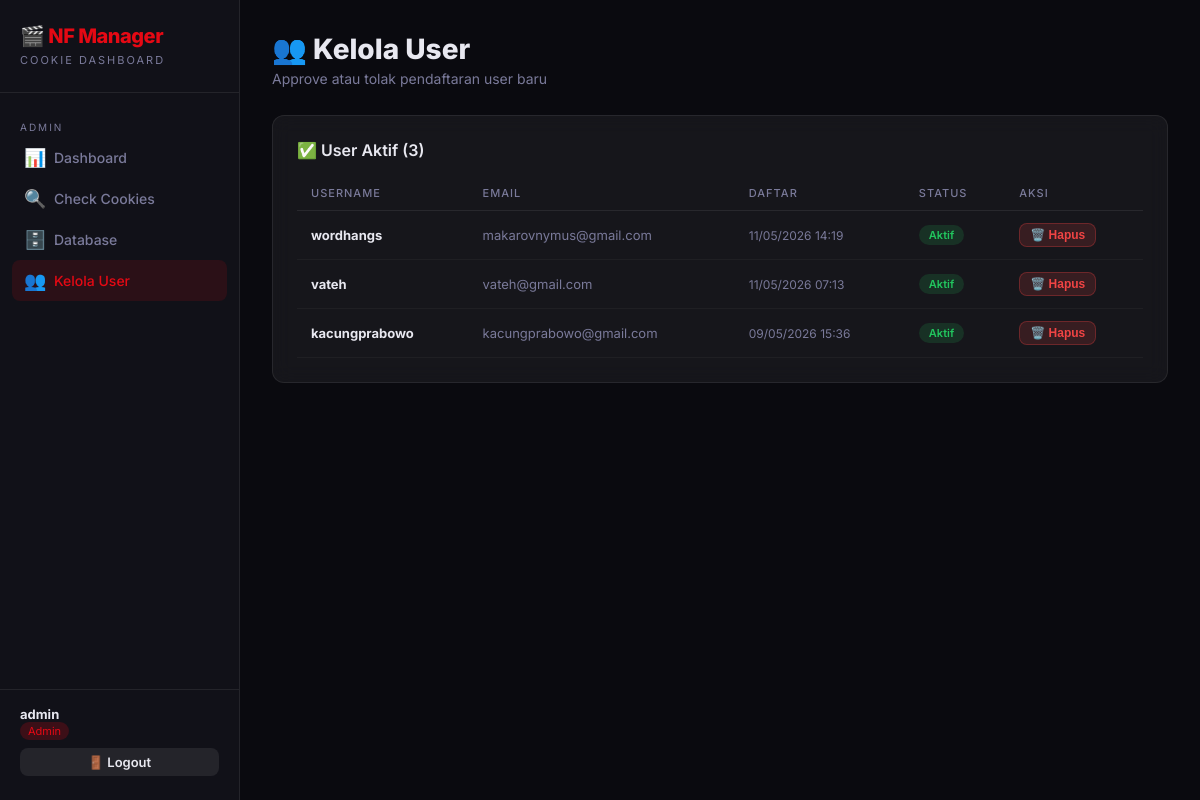
Page /admin/users (signed in) on the committed database.
### app/models.py (models this page shows)
class User(UserMixin, db.Model):
    __tablename__ = 'users'
    id = db.Column(db.Integer, primary_key=True)
    username = db.Column(db.String(80), unique=True, nullable=False)
    email = db.Column(db.String(120), unique=True, nullable=False)
    password_hash = db.Column(db.String(256), nullable=False)
    is_admin = db.Column(db.Boolean, default=False)
    is_approved = db.Column(db.Boolean, default=False)
    created_at = db.Column(db.DateTime, default=datetime.utcnow)

### app/admin.py (the view)
@admin_bp.route('/users')
@login_required
@admin_required
def users():
    all_users = User.query.filter_by(is_admin=False).order_by(User.created_at.desc()).all()
    return render_template('admin/users.html', users=all_users)

### app/admin.py (called while the page is built)
def admin_required(f):
    @wraps(f)
    def decorated(*args, **kwargs):
        if not current_user.is_authenticated or not current_user.is_admin:
            flash('Akses ditolak. Hanya admin yang bisa mengakses halaman ini.', 'danger')
            return redirect(url_for('auth.login'))
        return f(*args, **kwargs)
    return decorated

### app/templates/admin/users.html (shortened to what this page needs)
{% extends "base.html" %}
{% block content %}
<div class="page-header">
  <h2 class="page-title">👥 Kelola User</h2>
  <p class="page-subtitle">Approve atau tolak pendaftaran user baru</p>
</div>
{% set pending = users | selectattr('is_approved', 'equalto', false) | list %}
{% set approved = users | selectattr('is_approved', 'equalto', true) | list %}
<div class="card">
  <div class="card-title">✅ User Aktif ({{ approved|length }})</div>
  <div class="table-wrap">
    <table>
      <thead><tr><th>Username</th><th>Email</th><th>Daftar</th><th>Status</th><th>Aksi</th></tr></thead>
      <tbody>
        {% for u in approved %}
        <tr>
          <td><strong>{{ u.username }}</strong></td>
          <td style="color:var(--muted);">{{ u.email }}</td>
          <td style="font-size:12px;color:var(--muted);">{{ u.created_at.strftime('%d/%m/%Y %H:%M') if u.created_at else '—' }}</td>
          <td><span class="badge badge-success">Aktif</span></td>
          <td>
            <form method="POST" action="{{ url_for('admin.reject_user', user_id=u.id) }}" onsubmit="return confirm('Hapus user ini?')">
              <button class="btn btn-danger btn-xs">🗑️ Hapus</button>
            </form>
          </td>
        </tr>
        {% else %}
        <tr><td colspan="5" style="text-align:center;color:var(--muted);padding:30px;">Belum ada user.</td></tr>
        {% endfor %}
      </tbody>
    </table>
  </div>
</div>
{% endblock %}

### app/templates/base.html (shortened to what this page needs)
<!DOCTYPE html>
<html lang="id">
<head>
<link rel="stylesheet" href="{{ url_for('static', filename='css/style.css') }}">
</head>
<body>
<div class="layout">
  <aside class="sidebar">
    <div class="sidebar-logo">
      <h1>🎬 NF Manager</h1>
      <span>Cookie Dashboard</span>
    </div>
    {% if current_user.is_authenticated %}
    {% if current_user.is_admin %}
    <div class="nav-section">
      <div class="nav-label">Admin</div>
      <a href="{{ url_for('admin.dashboard') }}" class="nav-link {% if request.endpoint == 'admin.dashboard' %}active{% endif %}">
        <span class="icon">📊</span> Dashboard
      </a>
      <a href="{{ url_for('admin.check') }}" class="nav-link {% if request.endpoint in ['admin.check','admin.checking'] %}active{% endif %}">
        <span class="icon">🔍</span> Check Cookies
      </a>
      <a href="{{ url_for('admin.results') }}" class="nav-link {% if request.endpoint == 'admin.results' %}active{% endif %}">
        <span class="icon">🗄️</span> Database
      </a>
      <a href="{{ url_for('admin.users') }}" class="nav-link {% if request.endpoint == 'admin.users' %}active{% endif %}">
        <span class="icon">👥</span> Kelola User
      </a>
    </div>
    {% endif %}
    {% endif %}
    <div class="sidebar-footer">
      {% if current_user.is_authenticated %}
      <div class="sidebar-user">
        <strong>{{ current_user.username }}</strong>
        {% if current_user.is_admin %}<span class="badge-admin">Admin</span>{% else %}<span class="badge-user">User</span>{% endif %}
      </div>
      <a href="{{ url_for('auth.logout') }}" class="btn btn-secondary btn-sm" style="width:100%;justify-content:center;">🚪 Logout</a>
      {% endif %}
    </div>
  </aside>
  <main class="main-content">
    {% block content %}{% endblock %}
  </main>
</div>
</body>
</html>

### app/static/css/style.css (style rules this page uses)
:root { --bg: #0a0a0f; --bg2: #111118; --card: rgba(255,255,255,0.05); --border: rgba(255,255,255,0.08); --red: #E50914; --red2: #ff1c2b; --cyan: #00d4ff; --gold: #f5a623; --text: #e8e8f0; --muted: #7a7a9a; --success: #22c55e; --warning: #f59e0b; --danger: #ef4444; --info: #3b82f6; --radius: 12px; --shadow: 0 8px 32px rgba(0,0,0,0.4); }
* { margin: 0; padding: 0; box-sizing: border-box; }
body { background: var(--bg); color: var(--text); font-family: 'Inter', sans-serif; min-height: 100vh; }
.layout { display: flex; min-height: 100vh; }
.sidebar { width: 240px; background: var(--bg2); border-right: 1px solid var(--border); display: flex; flex-direction: column; padding: 24px 0; position: fixed; height: 100vh; overflow-y: auto; z-index: 100; }
.main-content { margin-left: 240px; flex: 1; padding: 32px; min-height: 100vh; }
.sidebar-logo { padding: 0 20px 24px; border-bottom: 1px solid var(--border); margin-bottom: 20px; }
.sidebar-logo h1 { font-size: 20px; font-weight: 800; color: var(--red); letter-spacing: -0.5px; }
.sidebar-logo span { font-size: 11px; color: var(--muted); text-transform: uppercase; letter-spacing: 2px; }
.nav-section { padding: 0 12px; margin-bottom: 8px; }
.nav-label { font-size: 10px; color: var(--muted); text-transform: uppercase; letter-spacing: 2px; padding: 8px 8px 4px; }
.nav-link { display: flex; align-items: center; gap: 10px; padding: 10px 12px; color: var(--muted); text-decoration: none; border-radius: 8px; font-size: 14px; font-weight: 500; transition: all 0.2s; }
.nav-link:hover, .nav-link.active { background: rgba(229,9,20,0.12); color: var(--text); }
.nav-link.active { color: var(--red); }
.nav-link .icon { font-size: 18px; width: 20px; }
.sidebar-footer { margin-top: auto; padding: 16px 20px 0; border-top: 1px solid var(--border); }
.sidebar-user { font-size: 13px; color: var(--muted); margin-bottom: 10px; }
.sidebar-user strong { color: var(--text); display: block; }
.badge-admin { background: rgba(229,9,20,0.2); color: var(--red); padding: 2px 8px; border-radius: 20px; font-size: 11px; }
.card { background: var(--card); border: 1px solid var(--border); border-radius: var(--radius); padding: 24px; backdrop-filter: blur(10px); }
.card-title { font-size: 16px; font-weight: 600; margin-bottom: 16px; color: var(--text); }
.page-header { margin-bottom: 28px; }
.page-title { font-size: 28px; font-weight: 800; color: var(--text); }
.page-subtitle { color: var(--muted); font-size: 14px; margin-top: 4px; }
.btn { display: inline-flex; align-items: center; gap: 8px; padding: 10px 20px; border-radius: 8px; font-size: 14px; font-weight: 600; cursor: pointer; border: none; transition: all 0.2s; text-decoration: none; }
.btn-secondary { background: var(--border); color: var(--text); }
.btn-danger { background: rgba(239,68,68,0.15); color: var(--danger); border: 1px solid rgba(239,68,68,0.3); }
.btn-sm { padding: 6px 14px; font-size: 13px; }
.btn-xs { padding: 4px 10px; font-size: 12px; }
.table-wrap { overflow-x: auto; }
table { width: 100%; border-collapse: collapse; font-size: 13px; }
thead tr { border-bottom: 1px solid var(--border); }
th { padding: 10px 14px; text-align: left; color: var(--muted); font-weight: 500; font-size: 11px; text-transform: uppercase; letter-spacing: 1px; }
td { padding: 12px 14px; border-bottom: 1px solid rgba(255,255,255,0.04); color: var(--text); vertical-align: middle; }
.badge { display: inline-block; padding: 3px 10px; border-radius: 20px; font-size: 11px; font-weight: 600; }
.badge-success { background: rgba(34,197,94,0.15); color: var(--success); }

### rows in the picture
User: username "admin"
User: username "wordhangs", email "makarovnymus@gmail.com", created_at "11/05/2026 14:19"
User: username "vateh", email "vateh@gmail.com", created_at "11/05/2026 07:13"
User: username "kacungprabowo", email "kacungprabowo@gmail.com", created_at "09/05/2026 15:36"

### other values in the picture
{{ approved|length }} "3"
